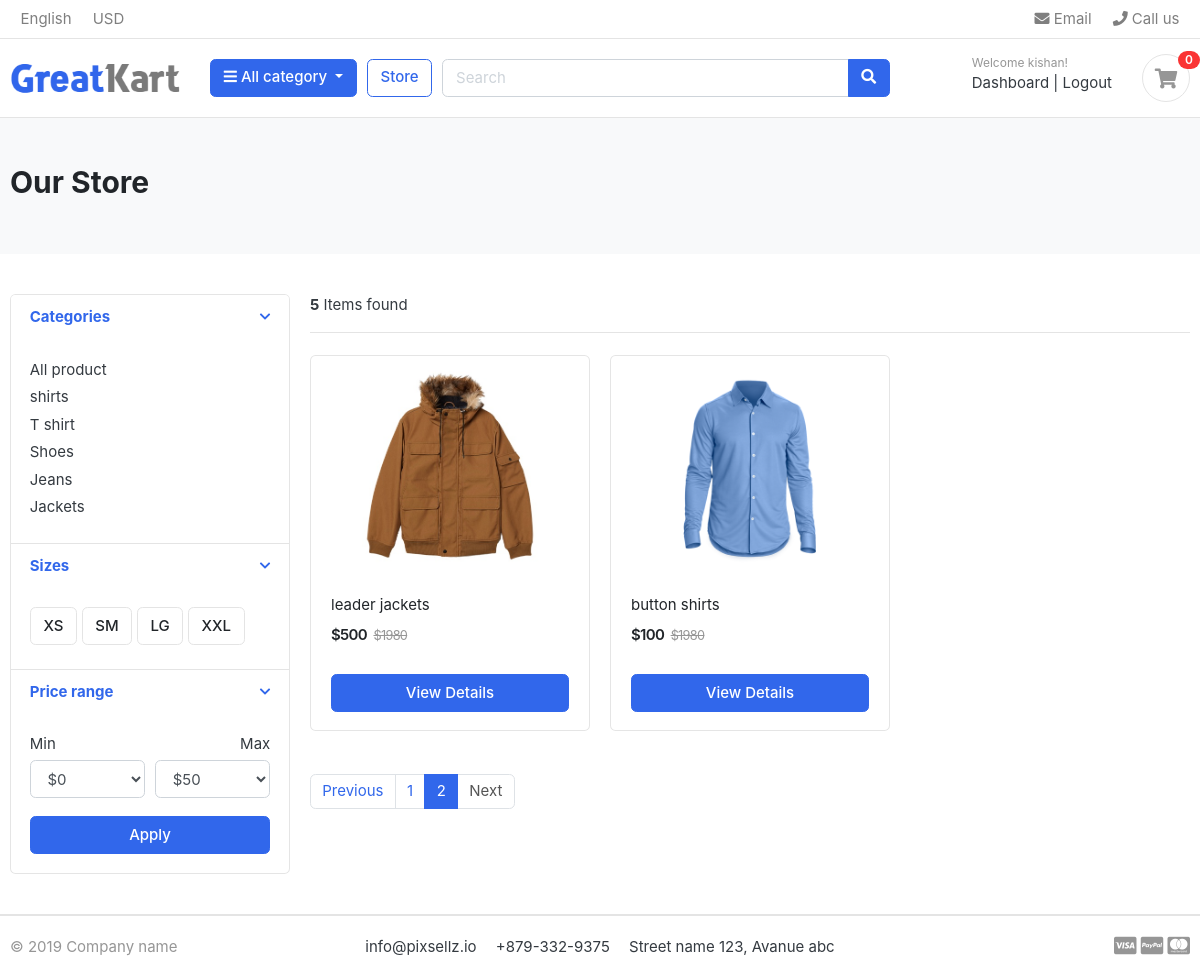
The app's page /store/?page=2 (signed in) with its own data.
### accounts_app/models.py (models this page shows, shortened)
class Account(AbstractBaseUser):
    first_name = models.CharField(max_length=50)
    last_name = models.CharField(max_length=50)
    username = models.CharField(max_length=50, unique=True)
    email = models.EmailField(max_length=100, unique=True)
    phone_number = models.CharField(max_length=50)
    date_joined = models.DateTimeField(auto_now_add=True)
    last_login  = models.DateTimeField(auto_now_add =True)
    is_admin    = models.BooleanField(default=False)
    is_staff    = models.BooleanField(default = False)
    is_active   = models.BooleanField(default = False)
    is_superadmin = models.BooleanField(default=False)
    USERNAME_FIELD = 'email'
    REQUIRED_FIELDS = ['username', 'first_name', 'last_name']
    objects = MyAccountManager()

### category_app/models.py (models this page shows, shortened)
class Category(models.Model):
    category_name = models.CharField(max_length=50, unique=True)
    slug = models.SlugField(max_length=100, unique=True)
    description = models.TextField(max_length=255, blank=True)
    cat_image = models.ImageField(upload_to='photos/categories', blank=True)
    class Meta:
        verbose_name = 'category'
        verbose_name_plural = 'categories'
    def get_url(self):
        return reverse('products_by_category', args=[self.slug])

### store_app/models.py (models this page shows, shortened)
class Product(models.Model):
    product_name   = models.CharField(max_length=200, unique=True)
    slug           = models.SlugField(max_length=200, unique=True)
    description    = models.TextField(max_length=500, unique=True)
    price          = models.IntegerField()
    images         = models.ImageField(upload_to='photo/products')
    stock          = models.IntegerField()
    is_available   = models.BooleanField(default=True)
    category       = models.ForeignKey(Category, on_delete=models.CASCADE)
    created_date   = models.DateTimeField(auto_now_add=True)
    modified_date  = models.DateTimeField(auto_now=True)
    def get_url(self):
        return reverse('product_detail', args=[self.category.slug, self.slug])

### store_app/views.py (the view)
# urls.py: path('store/', include('store_app.urls')),
def store(request, category_slug=None):
    categories = None
    products = None
    if category_slug != None:
        categories = get_object_or_404(Category, slug=category_slug)
        products = Product.objects.filter(category=categories, is_available=True)
        paginator = Paginator(products,3)
        page = request.GET.get('page')
        paged_products = paginator.get_page(page)
        product_count = products.count()
    else:
        products = Product.objects.all().filter(is_available=True).order_by('id')
        paginator = Paginator(products,3)
        page = request.GET.get('page')
        paged_products = paginator.get_page(page)
        product_count = products.count()
    context = {
        'products': paged_products,
        'product_count' : product_count,
    }
    return render(request, 'store/store.html', context)

### carts_app/context_processors.py (called while the page is built)
def counter(request):
    cart_count = 0
    if 'admin' in request.path:
        return {}
    else:
        try:
            cart = Cart.objects.filter(cart_id=_card_id(request))
            cart_items = CartItem.objects.all().filter(cart=cart[:1])
            for i in cart_items:
                cart_count = cart_count + i.quantity
        except Cart.DoesNotExist:
            cart_count = 0
    return dict(cart_count=cart_count)

### carts_app/views.py (called while the page is built)
def _card_id(request):
    cart = request.session.session_key
    if not cart:
        cart = request.session.create()
    return cart

### category_app/context_processors.py (called while the page is built)
def menu_links(request):
    links = Category.objects.all()
    return dict(links=links)

### templates/store/store.html (shortened to what this page needs)
{% extends "base.html" %}
{% load static %}
{% block content %}
    <section class="section-pagetop bg">
    <div class="container">
        {% if 'search' in request.path %}
            <h2 class="title-page">Search Result</h2>
        {% else %}
            <h2 class="title-page">Our Store</h2>
        {% endif %}
    </div>
    </section>
<section class="section-content padding-y">
    <div class="container">
    <div class="row">
        <aside class="col-md-3">
    <div class="card">
        <article class="filter-group">
            <header class="card-header">
                <a href="#" data-toggle="collapse" data-target="#collapse_1" aria-expanded="true" class="">
                    <i class="icon-control fa fa-chevron-down"></i>
                    <h6 class="title">Categories</h6>
                </a>
            </header>
            <div class="filter-content collapse show" id="collapse_1" style="">
                <div class="card-body">
                    <ul class="list-menu">
                    <li><a href="{% url 'store' %}">All product </a></li>
                    {% for i in links %}
                        <li><a href="{{ i.get_url }}">{{ i.category_name }} </a></li>
                    {% endfor %}
                    </ul>
                </div>
            </div>
        </article>
        <article class="filter-group">
            <header class="card-header">
                <a href="#" data-toggle="collapse" data-target="#collapse_4" aria-expanded="true" class="">
                    <i class="icon-control fa fa-chevron-down"></i>
                    <h6 class="title">Sizes </h6>
                </a>
            </header>
            <div class="filter-content collapse show" id="collapse_4" style="">
                <div class="card-body">
                  <label class="checkbox-btn">
                    <span class="btn btn-light"> XS </span>
                  </label>
                  <label class="checkbox-btn">
                    <span class="btn btn-light"> SM </span>
                  </label>
                  <label class="checkbox-btn">
                    <span class="btn btn-light"> LG </span>
                  </label>
                  <label class="checkbox-btn">
                    <span class="btn btn-light"> XXL </span>
                  </label>
            </div>
            </div>
        </article>
        <article class="filter-group">
            <header class="card-header">
                <a href="#" data-toggle="collapse" data-target="#collapse_3" aria-expanded="true" class="">
                    <i class="icon-control fa fa-chevron-down"></i>
                    <h6 class="title">Price range </h6>
                </a>
            </header>
            <div class="filter-content collapse show" id="collapse_3" style="">
                <div class="card-body">
                    <div class="form-row">
                    <div class="form-group col-md-6">
                      <label>Min</label>
                          <select class="mr-2 form-control">
                            <option value="0">$0</option>
                        </select>
                    </div>
                    <div class="form-group text-right col-md-6">
                      <label>Max</label>
                          <select class="mr-2 form-control">
                            <option value="50">$50</option>
                        </select>
                    </div>
                    </div>
                    <button class="btn btn-block btn-primary">Apply</button>
                </div>
            </div>
        </article>
    </div>
        </aside>
        <main class="col-md-9">
    <header class="border-bottom mb-4 pb-3">
            <div class="form-inline">
                <span class="mr-md-auto"><b>{{ product_count }}</b> Items found </span>
            </div>
    </header>
    <div class="row">
        {% if products %}
        {% for i in products %}
        <div class="col-md-4">
            <figure class="card card-product-grid">
                <div class="img-wrap">
                    <a href="{{ i.get_url }}"><img src="{{i.images.url}}"></a>
                </div>
                <figcaption class="info-wrap">
                    <div class="fix-height">
                        <a href="{{ i.get_url }}" class="title">{{i.product_name}}</a>
                        <div class="price-wrap mt-2">
                            <span class="price">${{i.price}}</span>
                            <del class="price-old">$1980</del>
                        </div>
                    </div>
                    <a href="{{ i.get_url }}" class="btn btn-block btn-primary"> View Details  </a>
                </figcaption>
            </figure>
        </div>
        {% endfor %}
        {% else %}
        <div>
            <h2>No result found. Please try again.</h2>
        </div>
        {% endif %}
    </div>
    <nav class="mt-4" aria-label="Page navigation sample">
    {% if products.has_other_pages %}
      <ul class="pagination">
        {% if products.has_previous %}
        <li class="page-item"><a class="page-link" href="?page={{products.previous_page_number}}">Previous</a></li>
        {% else %}
        <li class="page-item disabled"><a class="page-link" href="#">Previous</a></li>
        {% endif %}
        {% for i in products.paginator.page_range %}
            {% if products.number == i %}
                <li class="page-item active"><a class="page-link" href="#">{{i}}</a></li>
            {% else %}
                <li class="page-item"><a class="page-link" href="?page={{i}}">{{i}}</a></li>
            {% endif %}
        {% endfor %}
            {% if products.has_next %}
                <li class="page-item"><a class="page-link" href="?page={{products.next_page_number}}">Next</a></li>
            {% else %}
                <li class="page-item disabled"><a class="page-link" href="#">Next</a></li>
            {% endif %}
        </ul>
    {% endif %}
    </nav>
        </main>
    </div>
    </div>
    </section>
{% endblock %}

### templates/includes/navbar.html (shortened to what this page needs)
{% load static %}
<header class="section-header">
    <nav class="navbar p-md-0 navbar-expand-sm navbar-light border-bottom">
        <div class="container">
            <div class="collapse navbar-collapse" id="navbarTop4">
                <ul class="navbar-nav mr-auto">
                    <li class="nav-item dropdown">
                        <a href="#" class="nav-link"> English </a>
                    </li>
                    <li class="nav-item dropdown">
                        <a href="#" class="nav-link"> USD </a>
                    </li>
                </ul>
                <ul class="navbar-nav">
                    <li><a href="#" class="nav-link"> <i class="fa fa-envelope"></i> Email </a></li>
                    <li><a href="#" class="nav-link"> <i class="fa fa-phone"></i> Call us </a></li>
                </ul>
            </div>
        </div>
    </nav>
    <section class="header-main border-bottom">
        <div class="container">
            <div class="row align-items-center">
                <div class="col-lg-2 col-md-3 col-6">
                    <a href="{% url 'home' %}" class="brand-wrap">
                        <img class="logo" src="{% static './images/logo.png' %}">
                    </a>
                </div>
                <div class="col-lg col-sm col-md col-6 flex-grow-0">
                    <div class="category-wrap dropdown d-inline-block float-right">
                        <button type="button" class="btn btn-primary dropdown-toggle" data-toggle="dropdown">
                            <i class="fa fa-bars"></i> All category
                        </button>
                    </div>
                </div>
                <a href="{% url 'store' %}" class="btn btn-outline-primary">Store</a>
                <div class="col-lg  col-md-6 col-sm-12 col">
                    <form action="{% url 'search' %}" class="search" method='GET'>
                        <div class="input-group w-100">
                            <input type="text" class="form-control" style="width:60%;" placeholder="Search" name="keyword">
                            <div class="input-group-append">
                                <button class="btn btn-primary" type="submit">
                                    <i class="fa fa-search"></i>
                                </button>
                            </div>
                        </div>
                    </form>
                </div>
                <div class="col-lg-3 col-sm-6 col-8 order-2 order-lg-3">
                    <div class="d-flex justify-content-end mb-3 mb-lg-0">
                        {% if user.id is None %}
                        <div class="widget-header">
                            <small class="title text-muted">Welcome guest!</small>
                            <div>
                                <a href="{% url 'login' %}">Sign in</a> <span class="dark-transp"> | </span>
                                <a href="{% url 'register' %}"> Register</a>
                            </div>
                        </div>
                        {% else %}
                        <div class="widget-header">
                            <small class="title text-muted">Welcome {{user.first_name}}!</small>
                            <div>
                                <a href="#"> Dashboard </a> <span class="dark-transp"> | </span>
                                <a href="{% url 'logout' %}"> Logout </a>
                            </div>
                        </div>
                        {% endif %}
                        <a href="{% url 'cart' %}" class="widget-header pl-3 ml-3">
                            <div class="icon icon-sm rounded-circle border"><i class="fa fa-shopping-cart"></i>
                            </div>
                            <span class="badge badge-pill badge-danger notify">{{cart_count}}</span>
                        </a>
                    </div>
                </div>
            </div>
        </div>
    </section>
</header>

### static/css/ui.css (style rules this page uses)
html { font-family: "Inter", sans-serif; font-size: 15px; }
.img-wrap { text-align: center; display: block; }
.img-wrap img { max-width: 100%; }
.price-wrap { letter-spacing: -0.7px; }
.icon-xs, .icon-sm, .icon-md, .icon-lg { display: inline-block; text-align: center; flex-shrink: 0; flex-grow: 0; }
.icon-sm { width: 48px; height: 48px; line-height: 48px !important; font-size: 20px; }
.padding-y { padding-top: 40px; padding-bottom: 40px; }
figure { margin-bottom: 0; }
article:after, .form-group:after { display: block; clear: both; content: ""; }
.bg { background-color: #f8f9fa; }
.title-page { color: #212529; }
.header-main { position: relative; padding-top: 1rem; padding-bottom: 1rem; }
.brand-wrap .logo, .navbar-brand .logo { margin-right: 7px; max-height: 42px; display: inline-block; }
.widget-header { display: inline-block; vertical-align: middle; position: relative; }
.widget-header a { color: #343a40; }
.widget-header i { color: #969696; }
.widget-header .title { display: block; }
.widget-header .notify { position: absolute; top: -3px; right: -10px; }
.btn-light { background-color: #fff; border-color: #e4e4e4; }
[class*=list-] li:after { visibility: hidden; display: block; content: ""; overflow: hidden; height: 0; clear: both; }
.list-menu { list-style: none; margin: 0; padding-left: 0; }
.list-menu li { margin-bottom: 5px; }
.list-menu a { color: #343a40; }
[class*=card-product] a.title { color: #212529; display: block; }
[class*=card-product] .img-wrap { overflow: hidden; position: relative; }
[class*=card-product] .img-wrap img { height: 100%; max-width: 100%; width: auto; display: inline-block; -o-object-fit: cover; object-fit: cover; }
.card-product-grid { margin-bottom: 20px; }
.card-product-grid .img-wrap { border-radius: 0.2rem 0.2rem 0 0; height: 220px; }
.card-product-grid .info-wrap { overflow: hidden; padding: 18px 20px; }
.card-product-grid .fix-height { height: 80px; overflow: hidden; }
.card .img-wrap { overflow: hidden; }
.notify { position: absolute; top: -4px; right: -10px; display: inline-block; padding: 0.25em 0.6em; font-size: 12px; line-height: 1; text-align: center; border-radius: 3rem; color: #fff; background-color: #fa3434; }
.price { font-weight: 600; color: #212529; }
.price-old { color: #969696; margin-left: 3px; font-size: 85%; }
.icon-control { margin-top: 5px; float: right; font-size: 80%; }
.card-header .title { margin-bottom: 0; line-height: 1.5; }
.filter-group { border-bottom: 1px solid #e4e4e4; }
.filter-group .card-header { border-bottom: 0; }
.filter-group:last-child { border-bottom: 0; }
.checkbox-btn { position: relative; }
.section-pagetop { padding: 45px 0; }

### records on screen
Account: first_name "kishan"
Category: category_name "shirts"
Category: category_name "T shirt"
Category: category_name "Shoes"
Category: category_name "Jeans"
Category: category_name "Jackets"
Product: images (picture), product_name "leader jackets", price "500"
Product: images (picture), product_name "button shirts", price "100"

### other values on screen
{{ cart_count }} "0"
{{ product_count }} "5"
{{ i }} "1"
{{ i }} "2"
